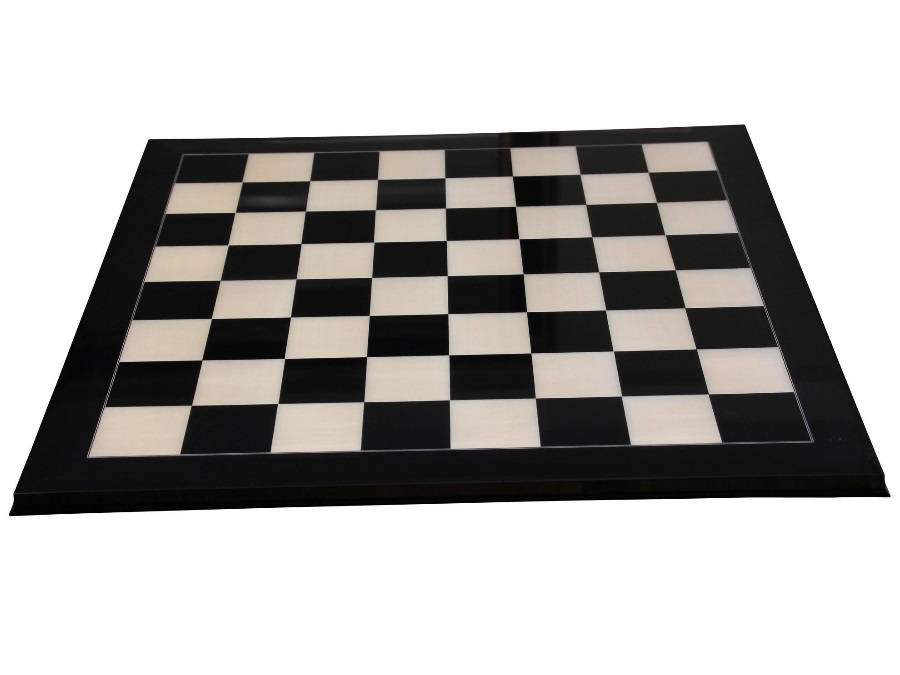
#> input picture cv_img/res/chess.jpg, 900 x 675 px
$ jupyter execute --allow-errors features_detection.ipynb   (shell and % lines are left out)
#> lines starting #> are read from the running program, lines starting #| are printed output that depends on the picture; after the words box and inside, x2 and y2 are one past the last pixel; in counts of white or black regions, pixels touching at a corner belong together
### Features Detection

Local Features (interest points, corners, blobs and their descriptos) help in localizing matching features across images. Features are extremely useful tool and they are used in the following use cases: -

* Image alignment
* 3D reconstruction
* Motion tracking
* Object recognition
* Indexing and database retrieval
* Robot navigation

#### SIFT, SURF, ORB options of Corner Detector

SURF (Speeded Up Robust Features) works by applying an approximate Gaussian second derivative mask to an image at many scales. Because the feature detector applies masks along each axis and at 45 deg to the axis it is more ROBUST TO ROTATION than the Harris corner.

The method is very fast because of the use of an integral image (quite an important concept in Computer Vision - this concept is also used in Voila-Jones & Haar Features extraction)!

NOTE that SURF & SIFT are license protected for commercial use.

#### Harris, Shi-Toshi Corner Detector

Maths behind Harris Corner Detector is based on 2nd order Image Spatial Moments. Refer to this precie Udacity clip https://www.youtube.com/watch?v=xdDIFdUuUxU.

It determines which windows (small image patches) produce very large variations in intensity when moved in both X and Y directions (i.e. gradients).

Shi-Tomasi is improvised form of Harris Corner detector as how R-score is calculated. This gives a better result. No need to research the optimal value of R-score threshold, instead it allows for picking specified count of top values corners!

[cell 1]
import os
import numpy as np
from scipy.ndimage import filters
from scipy import ndimage

import cv2
import matplotlib.pyplot as plt
import matplotlib.image as plt_img
from matplotlib.pyplot import figure

[cell 2]
imgBGR = cv2.imread('./res/chess.jpg')
#> imgBGR is the input picture: shape (675, 900, 3); mean B, G, R 173.4, 175.4, 177.3
imgGRAY = cv2.cvtColor(imgBGR, cv2.COLOR_BGR2GRAY)

[cell 3]
'''
#### ===================================
#### Implementation of Harris Corner Detection
#### ===================================

# TODO: It requires some more work before this raw implementation
#       before it can pick only the corners in chess board!

#Comapre the outcome of this implementation with respect to OpenCV implementation.
# This implementation requires some more fine tuning to detect just the corners.
# Chess board is definitely the most definitive example.

# win_size: pixel size of box around each pixel for all calculations to identify if that pixel is a Harris Corner or not
# k: Harris detector free parameter
# thres: Threshold for Eignevalues
def findCorners(img_orig_clr, img_orig_gray, win_size=3, k=0.04, thres=10000):

    img_clr = img_orig_clr.copy()
    img_gray = img_orig_gray.copy()

    #dy, dx = np.gradient(img_gray)

    # Sobel filter output itself are intensity gradients
    dx = cv2.Sobel(img_gray,-1,1,0) #x-derivative set to 1, y-derivative set to 0
    dy = cv2.Sobel(img_gray,-1,0,1) #x-derivative set to 0, y-derivative set to 1

    Ixx = dx * dx
    Iyy = dy * dy
    Ixy = dx * dy

    # evaluate the 'truncate' value: gauss_truncate = (((gauss_kern_win_size - 1)/2)-0.5)/gauss_sigma
    # filtering: filtered_data = scipy.ndimage.filters.gaussian_filter(data, sigma=gauss_sigma, truncate=gauss_truncate)
    gauss_sigma = 1
    gauss_kern_win_size = 9
    gauss_truncate = (((gauss_kern_win_size - 1)/2)-0.5)/gauss_sigma
    #Ixx = ndimage.gaussian_filter(Ixx, sigma=gauss_sigma, truncate=gauss_truncate)
    #Iyy = ndimage.gaussian_filter(Iyy, sigma=gauss_sigma, truncate=gauss_truncate)
    #Ixy = ndimage.gaussian_filter(Ixy, sigma=gauss_sigma, truncate=gauss_truncate)

    h = img_gray.shape[0]
    w = img_gray.shape[1]
    offset = int(win_size/2)

    dict_scores = {}

    for y in range(offset, h-offset):
        for x in range(offset, w-offset):
            winIxx = Ixx[y-offset:y+offset+1, x-offset:x+offset+1]
            winIxy = Ixy[y-offset:y+offset+1, x-offset:x+offset+1]
            winIyy = Iyy[y-offset:y+offset+1, x-offset:x+offset+1]

            Sxx = winIxx.sum()
            Syy = winIyy.sum()
            Sxy = winIxy.sum()

            #
            # https://guangchun.wordpress.com/2013/02/16/harris-detector/
            # PRovides intuition as how R-score represents cornerness
            #
            # Eigen Values calculation is a COSTLY affair
            # Hence, prefer direct R-score computation using determinant, trace & k empirical constant
            #
            #covar_moments = np.array([[Sxx, Sxy],[Sxy, Syy]]) #covariance matrix
            #eig_vals, eig_vecs = np.linalg.eig(covar_moments) #calc eigenvalues
            #eig_val_min = np.amin(eig_vals) #smallest eigenvalue = corner response

            # Finding Eigenvalues (2 values for 2D image) of 2nd order moments
            # If both eigenvalues are above threshold, then that pixel is termed as Harris Corner
            det = (Sxx * Syy) - (Sxy ** 2)
            trace = Sxx + Syy
            R = det - k*(trace**2)

            #if R > thres:
            #    img_clr[y,x] = [0, 255, 0]

            dict_scores[(x, y)] = R

    return dict_scores

r_scores_dict = findCorners(imgBGR, imgGRAY)
r_scores_sorted_dict = sorted(r_scores_dict.items(), key=lambda kv: kv[1], reverse=True)

img = imgBGR.copy()

# Instead of fixing R-scores Threshold, picking the top R-score valued 5000 key points
i = 0
for (x,y),R in r_scores_sorted_dict:
    img[y, x] = [0, 255, 0]
    i = i + 1
    if i > 5000:
        break

figure(figsize = (10, 10))
plt.imshow(img[...,::-1])
plt.show()
'''

#### =================================
#### OpenCV API for Harris Corner Detection
#### =================================

[cell 4]
def harris_corners(img_orig_clr, img_orig_gray):

    img_clr = img_orig_clr.copy()
    img_gray = img_orig_gray.copy()

    #Conversion to float is a prerequisite for the algorithm
    img_gray = np.float32(img_gray)

    # 3 as block_size, 3 as_size aperture_size, k = 0.04 is Harris detector free parameter
    corners_img = cv2.cornerHarris(img_gray, 5, 3, 0.04)
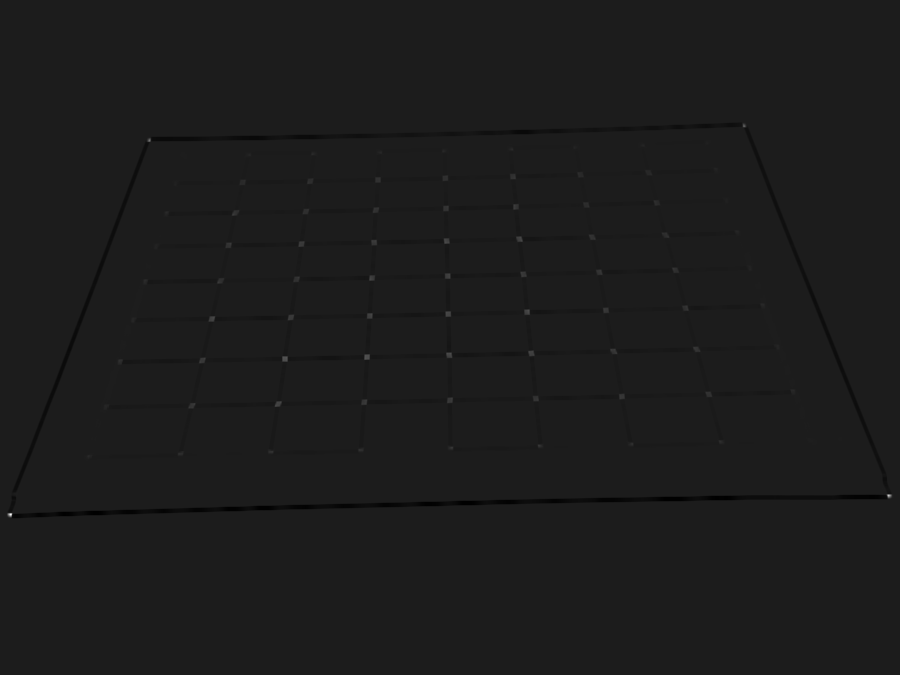
#> corners_img: shape (675, 900) float32; min -26024804, max 202835088, mean -309643.8; drawn with min black and max white

    #Marking the corners in Green
    img_clr[corners_img > 0.00005*corners_img.max()] = [0,255,0]
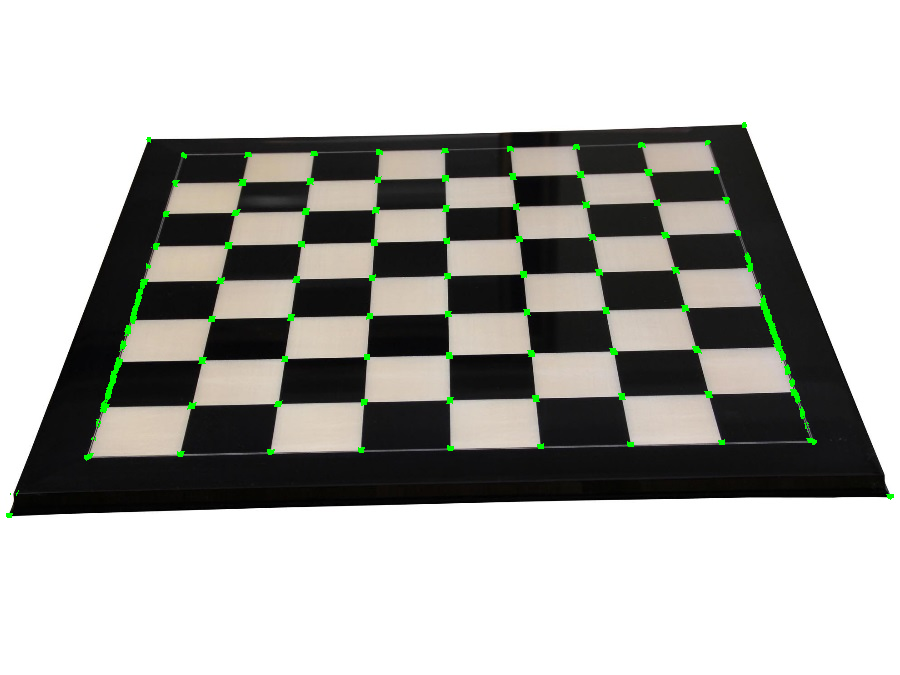
#> img_clr: shape (675, 900, 3); 0.78% of pixels changed, all inside (x1, y1, x2, y2) = (6, 122, 894, 518)

    return img_clr

img = harris_corners(imgBGR, imgGRAY)

figure(figsize = (10, 10))
plt.imshow(img[...,::-1])
plt.show()

[cell 5]
def shi_tomasi(img_orig_clr, img_orig_gray):

    img_clr = img_orig_clr.copy()
    img_gray = img_orig_gray.copy()

    #Specifying maximum number of corners as 1000
    # 0.01 is the minimum quality level below which the corners are rejected
    # 10 is the minimum euclidean distance between two corners
    corners_img = cv2.goodFeaturesToTrack(img_gray, 1000, 0.01, 10)
#> corners_img = 162 rows, first 8: [10, 514], [889, 496], [366, 356], [276, 405], [527, 311], [447, 241], [447, 313], [285, 358]

    corners_img = np.int0(corners_img)

    for corners in corners_img:

        x,y = corners.ravel()
        #Circling the corners in green
        cv2.circle(img_clr, (x,y), 3, [0,255,0], -1)
#> this loop made 162 passes
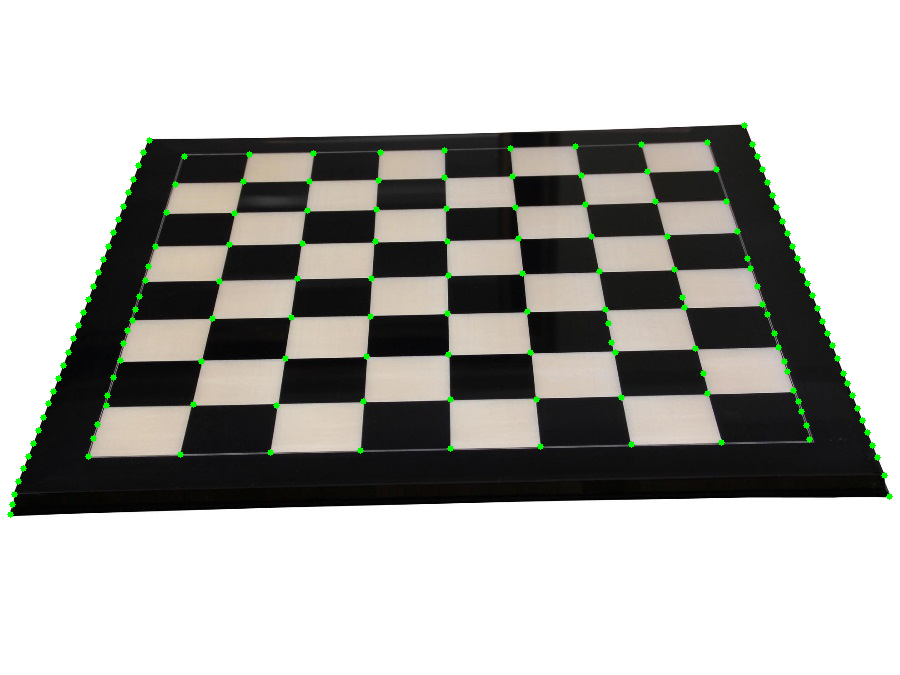
#> img_clr: shape (675, 900, 3); 0.77% of pixels changed, all inside (x1, y1, x2, y2) = (7, 122, 893, 518)

    return img_clr


img = shi_tomasi(imgBGR, imgGRAY)

figure(figsize = (10, 10))
plt.imshow(img[...,::-1])
plt.show()
